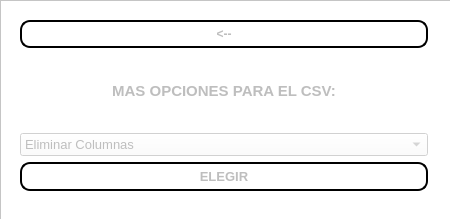
<?xml version="1.0" encoding="UTF-8"?>
<ui version="4.0">
 <class>VentanaOpciones</class>
 <widget class="QMainWindow" name="VentanaOpciones">
  <property name="enabled">
   <bool>false</bool>
  </property>
  <property name="geometry">
   <rect>
    <x>0</x>
    <y>0</y>
    <width>450</width>
    <height>219</height>
   </rect>
  </property>
  <property name="minimumSize">
   <size>
    <width>450</width>
    <height>219</height>
   </size>
  </property>
  <property name="maximumSize">
   <size>
    <width>450</width>
    <height>219</height>
   </size>
  </property>
  <property name="windowTitle">
   <string>Opciones CSV</string>
  </property>
  <property name="windowOpacity">
   <double>-4.000000000000000</double>
  </property>
  <property name="styleSheet">
   <string notr="true"/>
  </property>
  <property name="documentMode">
   <bool>false</bool>
  </property>
  <widget class="QWidget" name="centralwidget">
   <widget class="QFrame" name="frame">
    <property name="enabled">
     <bool>false</bool>
    </property>
    <property name="geometry">
     <rect>
      <x>0</x>
      <y>0</y>
      <width>461</width>
      <height>221</height>
     </rect>
    </property>
    <property name="styleSheet">
     <string notr="true">background-color: rgb(255, 255, 255);</string>
    </property>
    <property name="frameShape">
     <enum>QFrame::StyledPanel</enum>
    </property>
    <property name="frameShadow">
     <enum>QFrame::Raised</enum>
    </property>
    <widget class="QWidget" name="layoutWidget">
     <property name="enabled">
      <bool>false</bool>
     </property>
     <property name="geometry">
      <rect>
       <x>20</x>
       <y>20</y>
       <width>408</width>
       <height>171</height>
      </rect>
     </property>
     <layout class="QVBoxLayout" name="verticalLayout">
      <item>
       <widget class="QPushButton" name="regresar">
        <property name="font">
         <font>
          <weight>75</weight>
          <bold>true</bold>
         </font>
        </property>
        <property name="styleSheet">
         <string notr="true">QPushButton{
	padding :5px;
	border-radius:10px;
	border:1.5px solid black;

}

QPushButton:hover
{
	background-color: rgb(165, 175, 173);
}

</string>
        </property>
        <property name="text">
         <string>&lt;--</string>
        </property>
       </widget>
      </item>
      <item>
       <widget class="QLabel" name="titulo">
        <property name="enabled">
         <bool>false</bool>
        </property>
        <property name="font">
         <font>
          <pointsize>11</pointsize>
          <weight>75</weight>
          <bold>true</bold>
         </font>
        </property>
        <property name="styleSheet">
         <string notr="true"/>
        </property>
        <property name="text">
         <string>MAS OPCIONES PARA EL CSV:</string>
        </property>
        <property name="alignment">
         <set>Qt::AlignCenter</set>
        </property>
       </widget>
      </item>
      <item>
       <widget class="QComboBox" name="opciones">
        <property name="enabled">
         <bool>false</bool>
        </property>
        <property name="font">
         <font>
          <pointsize>10</pointsize>
         </font>
        </property>
        <property name="toolTip">
         <string/>
        </property>
        <property name="statusTip">
         <string/>
        </property>
        <property name="whatsThis">
         <string/>
        </property>
        <property name="styleSheet">
         <string notr="true">background-color: rgb(255, 255, 255);</string>
        </property>
        <item>
         <property name="text">
          <string>Eliminar Columnas</string>
         </property>
        </item>
        <item>
         <property name="text">
          <string>Eliminar Registros</string>
         </property>
        </item>
       </widget>
      </item>
      <item>
       <widget class="QPushButton" name="elegir">
        <property name="enabled">
         <bool>false</bool>
        </property>
        <property name="font">
         <font>
          <pointsize>10</pointsize>
          <weight>75</weight>
          <bold>true</bold>
         </font>
        </property>
        <property name="cursor">
         <cursorShape>PointingHandCursor</cursorShape>
        </property>
        <property name="styleSheet">
         <string notr="true">QPushButton{
	padding :5px;
	border-radius:10px;
	border:1.5px solid black;

}

QPushButton:hover
{
	background-color: rgb(165, 175, 173);
}

</string>
        </property>
        <property name="text">
         <string>ELEGIR</string>
        </property>
       </widget>
      </item>
     </layout>
     <zorder>opciones</zorder>
     <zorder>elegir</zorder>
     <zorder>regresar</zorder>
     <zorder>titulo</zorder>
    </widget>
   </widget>
  </widget>
 </widget>
 <resources/>
 <connections/>
</ui>
